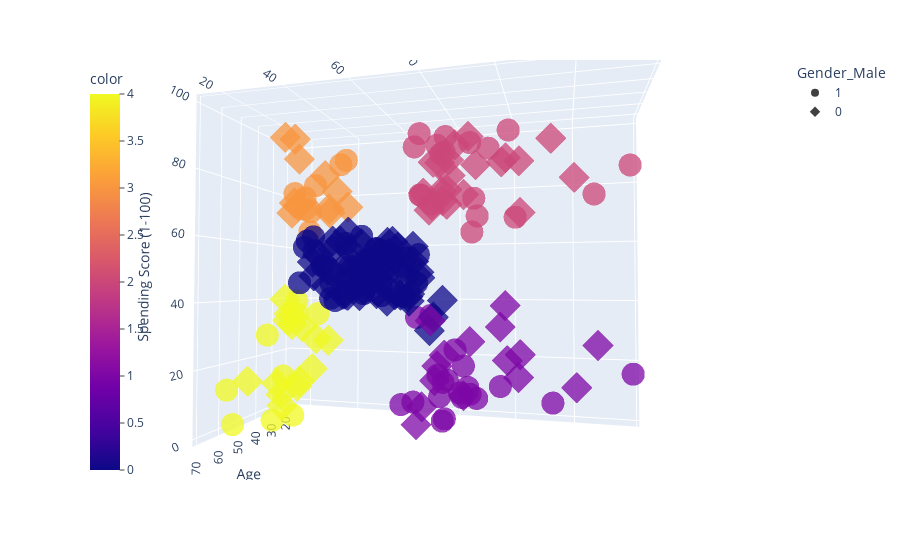

The cell this chart's notebook holds for it:
### Code cell
import plotly.express as px
fig = px.scatter_3d(df, x='Age', y='Annual Income (k$)', z='Spending Score (1-100)', color=model.fit_predict(df), symbol='Gender_Male', opacity=0.75)
fig.update_layout(coloraxis_colorbar=dict(yanchor="top", y=1, x=0, ticks="outside"))
# fig.show()

### Figure 1 — Plotly figure (JSON) as saved in the notebook; plotly's stock layout.template omitted (floating-point values rounded to 4 significant figures)
{"data": [{"hovertemplate": "Gender_Male=1<br>Age=%{x}<br>Annual Income (k$)=%{y}<br>Spending Score (1-100)=%{z}<br>color=%{marker.color}<extra></extra>", "legendgroup": "1", "marker": {"color": [4, 3, 4, 4, 4, 3, 3, 4, 4, 3, 3, 3, 0, 4, 4, 3, 3, 4, 0, 0, 0, 0, 0, 0, 0, 0, 0, 0, 0, 0, 0, 0, 0, 0, 0, 0, 0, 0, 0, 0, 0, 0, 0, 0, 0, 0, 0, 0, 0, 0, 2, 1, 2, 1, 2, 1, 2, 1, 2, 1, 2, 1, 2, 1, 2, 1, 2, 1, 1, 1, 1, 1, 2, 1, 2, 1, 2, 1, 2, 1, 2, 1, 2, 2, 1, 2, 1, 2], "coloraxis": "coloraxis", "opacity": 0.75, "symbol": "circle"}, "mode": "markers", "name": "1", "scene": "scene", "showlegend": true, "type": "scatter3d", "x": [19, 21, 64, 67, 37, 22, 20, 52, 35, 25, 31, 29, 35, 60, 53, 18, 24, 48, 33, 59, 47, 69, 53, 70, 19, 63, 18, 19, 70, 59, 26, 40, 57, 38, 67, 48, 18, 48, 24, 48, 20, 67, 26, 49, 54, 68, 66, 65, 19, 27, 39, 43, 40, 59, 38, 47, 39, 20, 32, 19, 32, 25, 28, 48, 34, 43, 39, 37, 34, 19, 50, 42, 32, 40, 28, 36, 36, 58, 27, 59, 35, 46, 30, 28, 33, 32, 32, 30], "y": [15, 15, 19, 19, 20, 20, 21, 23, 24, 24, 25, 28, 28, 30, 33, 33, 38, 39, 42, 43, 43, 44, 46, 46, 46, 48, 48, 48, 49, 54, 54, 54, 54, 54, 54, 54, 59, 60, 60, 61, 61, 62, 62, 62, 63, 63, 63, 63, 64, 67, 69, 71, 71, 71, 71, 71, 71, 73, 73, 74, 75, 77, 77, 77, 78, 78, 78, 78, 78, 81, 85, 86, 87, 87, 87, 87, 87, 88, 88, 93, 93, 98, 99, 101, 113, 126, 137, 137], "z": [39, 81, 3, 14, 13, 79, 66, 29, 35, 73, 73, 82, 61, 4, 4, 92, 92, 36, 60, 60, 41, 46, 46, 56, 55, 51, 59, 59, 55, 47, 54, 48, 51, 55, 41, 46, 41, 49, 52, 42, 49, 59, 55, 56, 46, 43, 48, 52, 46, 56, 91, 35, 95, 11, 75, 9, 75, 5, 73, 10, 93, 12, 97, 36, 90, 17, 88, 1, 1, 5, 26, 20, 63, 13, 75, 10, 92, 15, 69, 14, 90, 15, 97, 68, 8, 74, 18, 83]}, {"hovertemplate": "Gender_Male=0<br>Age=%{x}<br>Annual Income (k$)=%{y}<br>Spending Score (1-100)=%{z}<br>color=%{marker.color}<extra></extra>", "legendgroup": "0", "marker": {"color": [4, 3, 4, 3, 4, 3, 3, 3, 4, 3, 4, 3, 4, 4, 4, 4, 3, 3, 4, 3, 4, 3, 4, 3, 4, 0, 4, 0, 0, 0, 0, 0, 0, 0, 0, 0, 0, 0, 0, 0, 0, 0, 0, 0, 0, 0, 0, 0, 0, 0, 0, 0, 0, 0, 0, 0, 0, 0, 0, 0, 0, 0, 0, 0, 0, 0, 0, 0, 0, 0, 0, 0, 0, 0, 2, 0, 2, 2, 1, 2, 1, 0, 2, 2, 1, 1, 2, 1, 2, 2, 2, 1, 2, 2, 2, 2, 1, 1, 2, 1, 2, 2, 1, 1, 1, 2, 1, 2, 2, 1, 2, 1], "coloraxis": "coloraxis", "opacity": 0.75, "symbol": "diamond"}, "mode": "markers", "name": "0", "scene": "scene", "showlegend": true, "type": "scatter3d", "x": [20, 23, 31, 22, 35, 23, 30, 35, 58, 24, 35, 35, 46, 54, 45, 40, 23, 21, 49, 21, 42, 30, 36, 20, 65, 31, 49, 24, 50, 27, 29, 31, 49, 31, 50, 51, 27, 67, 54, 43, 68, 32, 47, 60, 60, 45, 23, 49, 46, 21, 55, 22, 34, 50, 68, 40, 32, 47, 27, 23, 49, 21, 66, 19, 38, 18, 19, 63, 49, 51, 50, 38, 40, 23, 31, 25, 31, 29, 44, 35, 57, 28, 32, 32, 34, 44, 38, 47, 27, 30, 30, 56, 29, 31, 36, 33, 36, 52, 30, 37, 32, 29, 41, 54, 41, 36, 34, 32, 38, 47, 35, 45], "y": [16, 16, 17, 17, 18, 18, 19, 19, 20, 20, 21, 23, 25, 28, 28, 29, 29, 30, 33, 33, 34, 34, 37, 37, 38, 39, 39, 39, 40, 40, 40, 40, 42, 43, 43, 44, 46, 47, 47, 48, 48, 48, 49, 50, 50, 54, 54, 54, 54, 54, 57, 57, 58, 58, 59, 60, 60, 60, 60, 62, 62, 62, 63, 63, 64, 65, 65, 65, 65, 67, 67, 67, 69, 70, 70, 72, 72, 73, 73, 74, 75, 76, 76, 77, 78, 78, 78, 78, 78, 78, 78, 79, 79, 81, 85, 86, 87, 88, 88, 97, 97, 98, 99, 101, 103, 103, 103, 103, 113, 120, 120, 126], "z": [6, 77, 40, 76, 6, 94, 72, 99, 15, 77, 35, 98, 5, 14, 32, 31, 87, 73, 14, 81, 17, 73, 26, 75, 35, 61, 28, 65, 55, 47, 42, 42, 52, 54, 45, 50, 51, 52, 59, 50, 48, 47, 42, 49, 56, 53, 52, 42, 44, 57, 58, 55, 60, 46, 55, 40, 42, 47, 50, 41, 48, 42, 50, 54, 42, 48, 50, 43, 59, 43, 57, 40, 58, 29, 77, 34, 71, 88, 7, 72, 5, 40, 87, 74, 22, 20, 76, 16, 89, 78, 73, 35, 83, 93, 75, 95, 27, 13, 86, 32, 86, 88, 39, 24, 17, 85, 23, 69, 91, 16, 79, 28]}], "layout": {"autosize": true, "coloraxis": {"colorbar": {"ticks": "outside", "title": {"text": "color"}, "x": 0, "y": 1, "yanchor": "top"}, "colorscale": [[0, "#0d0887"], [0.1111, "#46039f"], [0.2222, "#7201a8"], [0.3333, "#9c179e"], [0.4444, "#bd3786"], [0.5556, "#d8576b"], [0.6667, "#ed7953"], [0.7778, "#fb9f3a"], [0.8889, "#fdca26"], [1, "#f0f921"]]}, "legend": {"title": {"text": "Gender_Male"}, "tracegroupgap": 0}, "margin": {"t": 60}, "scene": {"aspectmode": "auto", "aspectratio": {"x": 0.6093, "y": 1.429, "z": 1.148}, "camera": {"center": {"x": 0, "y": 0, "z": 0}, "eye": {"x": 1.708, "y": 0.4447, "z": -0.04676}, "projection": {"type": "perspective"}, "up": {"x": 0, "y": 0, "z": 1}}, "domain": {"x": [0, 1], "y": [0, 1]}, "xaxis": {"title": {"text": "Age"}, "type": "linear"}, "yaxis": {"title": {"text": "Annual Income (k$)"}, "type": "linear"}, "zaxis": {"title": {"text": "Spending Score (1-100)"}, "type": "linear"}}}}
